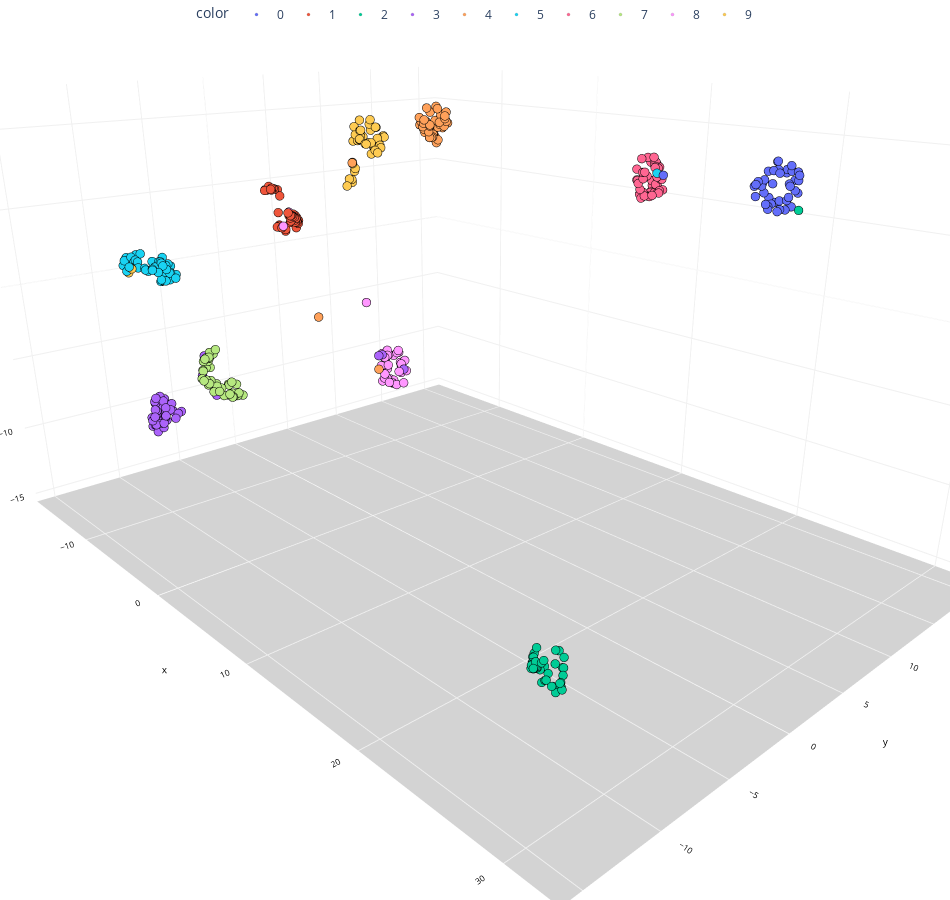

The code cell stored with this chart in its notebook:
### Markdown cell above
##### Plot test results

### Code cell
graph=chart(X_test_res, y_test)
